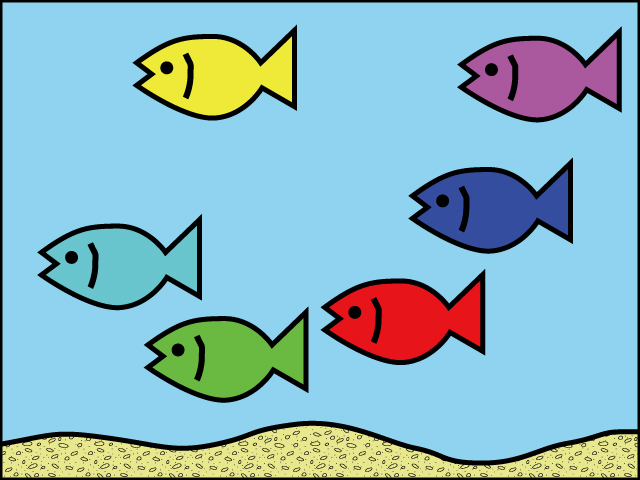
//> input picture week15/img/issue5.jpg, 640 x 480 px
$ ./issue5_k23075   (built with g++ and OpenCV 4)
//> lines starting //> are read from the running program, lines starting //| are printed output that depends on the picture; after the words box and inside, x2 and y2 are one past the last pixel; in counts of white or black regions, pixels touching at a corner belong together
#include <iostream>
#include <opencv2/opencv.hpp>

#define TARGET_IMG_FILE "./img/issue5.jpg"
#define TEMPLATE_IMG_FILE "./img/red_fish.jpg"
#define OUTPUT_IMG_FILE "issue5_k23075_result.jpg"

enum FishHueMap {
  RED = (unsigned char)179,
  YELLOW = (unsigned char)29,
  LIGHT_BLUE = (unsigned char)92,
  BLUE = (unsigned char)113,
  PURPLE = (unsigned char)154,
  GREEN = (unsigned char)50,
};

/**
 * 色相を変換する
 * @param rgb_img 変換する画像
 * @param replace_hue 変換前の色相
 * @param hue 変換後の色相
 * @return cv::Mat 変換後の画像
 */
cv::Mat change_hue(cv::Mat rgb_img, FishHueMap replace_hue, unsigned char hue) {
  cv::Mat hsv_img;
  // RGB から HSV に変換
  cv::cvtColor(rgb_img.clone(), hsv_img, cv::COLOR_BGR2HSV);

  // 色相の変換
  for (int y = 0; y < hsv_img.rows; y++) {
    for (int x = 0; x < hsv_img.cols; x++) {
      cv::Vec3b hsv = hsv_img.at<cv::Vec3b>(y, x);

      if (hsv[0] > replace_hue - 2 && hsv[0] < replace_hue + 2) {
        printf("*");
        hsv[0] = hue;
        hsv_img.at<cv::Vec3b>(y, x) = hsv;
      } else {
        printf(" ");
      }
    }
    printf("\n");
  }

  // HSV から RGB に変換
  cv::Mat result_img;
  cv::cvtColor(hsv_img, result_img, cv::COLOR_HSV2BGR);

  return result_img;
}

void drawed_rectangle(cv::Mat img, cv::Mat compare_img, int width, int height) {
  double min_val, max_val;
  cv::Point min_loc, max_loc;
  cv::minMaxLoc(compare_img, &min_val, &max_val, &min_loc, &max_loc);
  cv::rectangle(                        //
      img,                              //
      cv::Point(min_loc.x, min_loc.y),  //
      cv::Point(min_loc.x + width,
                min_loc.y + height),  //
      cv::Scalar(0, 0, 255), 2);
}

int main(int argc, const char* argv[]) {
  // 入力画像を読み込む
  cv::Mat src_img = cv::imread(TARGET_IMG_FILE, cv::IMREAD_COLOR);
//> src_img is the input picture: 480 rows x 640 cols, CV_8UC3; mean B, G, R 192.6, 181.5, 137.4
  cv::Mat template_img = cv::imread(TEMPLATE_IMG_FILE, cv::IMREAD_COLOR);
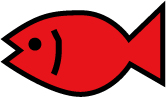
//> input picture week15/img/red_fish.jpg, 166 x 97 px
//> template_img is the input picture: 97 rows x 166 cols, CV_8UC3; mean B, G, R 100.2, 97.3, 198.4

  if (src_img.empty() || template_img.empty()) {
    printf("can not read image file\n");
    return (-1);
  }

  // 出力画像の作成
  cv::Mat result_img = src_img.clone();

  for (unsigned char color : {RED, YELLOW, LIGHT_BLUE, BLUE, PURPLE, GREEN}) {
    cv::Mat changed_template_img = change_hue(template_img, RED, color);

    // 類似度マップ
    cv::Mat compare_img = cv::Mat(  //
        cv::Size(                   //
            src_img.rows - template_img.rows + 1,
            src_img.cols - template_img.cols + 1  //
            ),
        CV_32F, 1  //
    );

    // テンプレートマッチング
    cv::matchTemplate(src_img, changed_template_img, compare_img,
                      cv::TM_SQDIFF_NORMED);
    // 一致する箇所に四角を描画
    drawed_rectangle(result_img, compare_img, template_img.cols,
                     template_img.rows);
  }
//> this loop made 6 passes
//> (min_val in drawed_rectangle, max_val in drawed_rectangle, min_loc in drawed_rectangle, max_loc in drawed_rectangle) on passes 1 to 6: (0.0655, 0.888, Point(320, 268), Point(413, 212)), (0.065, 0.837, Point(132, 24), Point(413, 168)), (0.108, 0.988, Point(37, 213), Point(325, 278)), (0.122, 0.897, Point(408, 157), Point(326, 279)), (0.13, 0.744, Point(457, 26), Point(149, 317)), (0.099, 0.804, Point(143, 306), Point(326, 281))
//> pass 1, in change_hue, `cv::cvtColor(hsv_img, result_img, cv::COLOR_HSV2BGR);`:
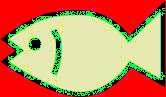
//> hsv_img: 97 rows x 166 cols, CV_8UC3; mean B, G, R 91.7, 132.9, 198.5
//> pass 1, `cv::matchTemplate(src_img, changed_template_img, compare_img, cv::TM_S..`:
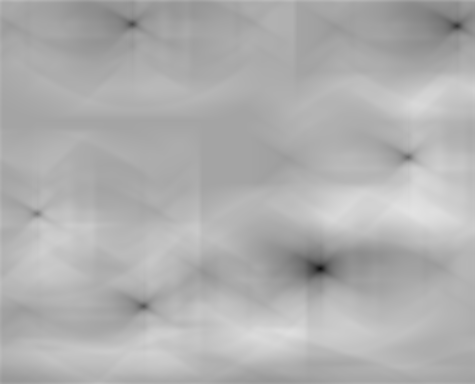
//> compare_img: 384 rows x 475 cols, CV_32FC1; min 0.0655, max 0.888, mean 0.689
//> after the loop:
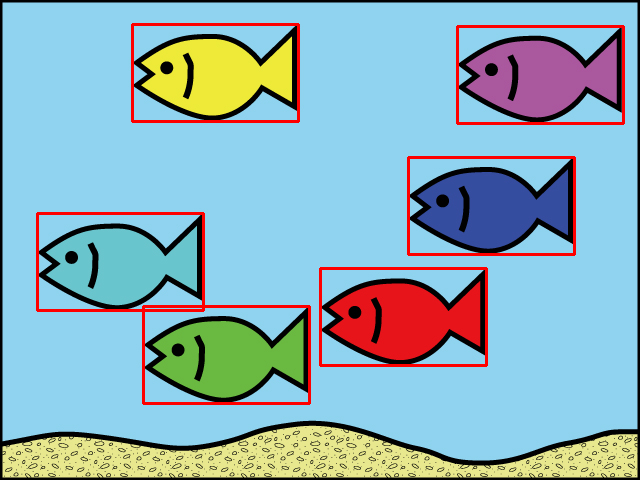
//> result_img: 480 rows x 640 cols, CV_8UC3; 3.07% of pixels changed, all inside (x1, y1, x2, y2) = (36, 23, 625, 405)

  // 描画・保存
  cv::imshow("result", result_img);
  cv::imwrite(OUTPUT_IMG_FILE, result_img);

  // キー入力待ち
  cv::waitKey(0);

  return 0;
}
